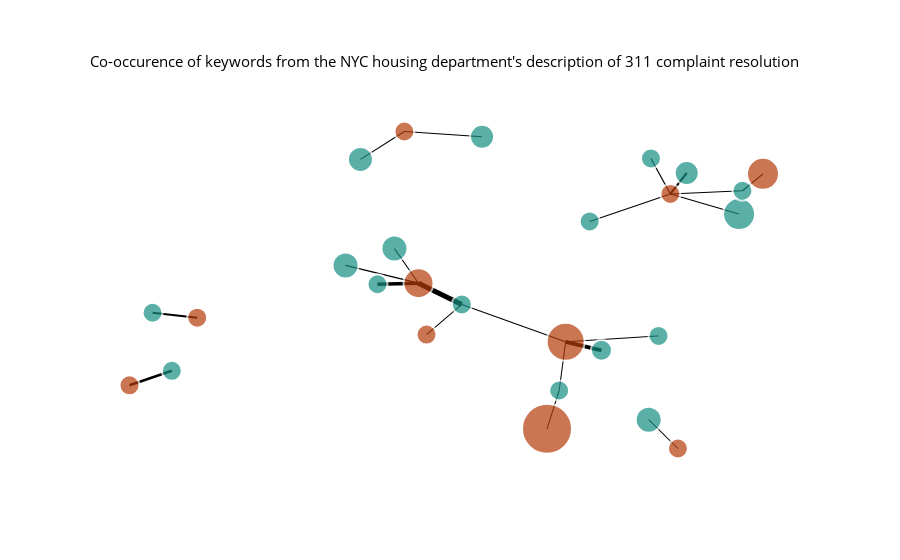

The notebook cell this image was saved under:
### Markdown cell above
### Plot the network

### Code cell
layout = go.Layout(
    paper_bgcolor='rgba(0,0,0,0)', # transparent background
    plot_bgcolor='rgba(0,0,0,0)', # transparent 2nd background
    xaxis =  {'showgrid': False, 'zeroline': False}, # no gridlines
    yaxis = {'showgrid': False, 'zeroline': False}, # no gridlines
    title = "Co-occurence of keywords from the NYC housing department's description of 311 complaint resolution",
    title_font_color="black",
    title_font_size = 15,
    title_x = .1,
    title_y = .9,

)

# Create figure
fig = go.Figure(layout = layout)

# Add all edge traces
for trace in edge_trace:
    fig.add_trace(trace)
    
# Add node trace
fig.add_trace(node_trace)

# Remove legend
fig.update_layout(showlegend = False)

# Remove tick labels
fig.update_xaxes(showticklabels = False)
fig.update_yaxes(showticklabels = False)

# Show figure
fig.show()

#Write to HTML
fig.write_html('output/network_process_outcome_{}.html'.format(which_variable))

### Figure 1 — Plotly figure (JSON) as saved in the notebook; plotly's stock layout.template omitted (floating-point values rounded to 4 significant figures)
{"data": [{"hoverinfo": "text", "line": {"color": "black", "width": 1.056}, "mode": "lines", "text": ["CLOSED THIS COMPLAINT ADMINISTRATIVELY--RESOLUTION PROCESS UNKNOWN: 1.055585596308955"], "type": "scatter", "x": [0.2435, 0.4558, null], "y": [0.352, 0.516, null]}, {"hoverinfo": "text", "line": {"color": "black", "width": 1.185}, "mode": "lines", "text": ["RESOLUTION PROCESS UNKNOWN--COMPLAINT CONDITIONS ARE STILL OPEN: 1.1846610779529212"], "type": "scatter", "x": [0.4558, 0.4047, null], "y": [0.516, 0.7272, null]}, {"hoverinfo": "text", "line": {"color": "black", "width": 1.088}, "mode": "lines", "text": ["RESOLUTION PROCESS UNKNOWN--IDENTIFIED POTENTIAL LEAD: 1.0878459646199279"], "type": "scatter", "x": [0.4558, 0.6367, null], "y": [0.516, 0.396, null]}, {"hoverinfo": "text", "line": {"color": "black", "width": 2.129}, "mode": "lines", "text": ["RESOLUTION PROCESS UNKNOWN--ORIGINAL COMPLAINT IS STILL OPEN: 2.1291060892040337"], "type": "scatter", "x": [0.4558, 0.4989, null], "y": [0.516, 0.6407, null]}, {"hoverinfo": "text", "line": {"color": "black", "width": 1.001}, "mode": "lines", "text": ["RESOLUTION PROCESS UNKNOWN--OUTCOME UNKNOWN CLOSED: 1.0012900519761714"], "type": "scatter", "x": [0.4558, 0.6455, null], "y": [0.516, 0.5349, null]}, {"hoverinfo": "text", "line": {"color": "black", "width": 1.028}, "mode": "lines", "text": ["COMPLAINT WAS ADDRESSED--CONTACTED AN OCCUPANT: 1.0278528796612765"], "type": "scatter", "x": [0.3987, 0.4758, null], "y": [-0.8281, -1, null]}, {"hoverinfo": "text", "line": {"color": "black", "width": 2.558}, "mode": "lines", "text": ["CONDITIONS WERE CORRECTED--CONTACTED A TENANT: 2.5575099049465218"], "type": "scatter", "x": [-0.8561, -0.9675, null], "y": [-0.5372, -0.6234, null]}, {"hoverinfo": "text", "line": {"color": "black", "width": 1}, "mode": "lines", "text": ["DID NOT HAVE ENOUGH TIME TO INSPECT--ATTEMPTED AND FAILED TO INVESTIGATE ORIGINAL PROPERTY: 1.0"], "type": "scatter", "x": [0.4248, 0.1803, null], "y": [-0.3295, -0.3647, null]}, {"hoverinfo": "text", "line": {"color": "black", "width": 1.034}, "mode": "lines", "text": ["ATTEMPTED AND FAILED TO INVESTIGATE ORIGINAL PROPERTY--NO VIOLATIONS WERE ISSUED: 1.0340174689815052"], "type": "scatter", "x": [0.1803, -0.09296, null], "y": [-0.3647, -0.142, null]}, {"hoverinfo": "text", "line": {"color": "black", "width": 3.787}, "mode": "lines", "text": ["ATTEMPTED AND FAILED TO INVESTIGATE ORIGINAL PROPERTY--NOT ABLE TO GAIN ACCESS: 3.7869475760512845"], "type": "scatter", "x": [0.1803, 0.2746, null], "y": [-0.3647, -0.4153, null]}, {"hoverinfo": "text", "line": {"color": "black", "width": 1.013}, "mode": "lines", "text": ["ATTEMPTED AND FAILED TO INVESTIGATE ORIGINAL PROPERTY--VIOLATION WAS ISSUED: 1.012864244134968"], "type": "scatter", "x": [0.1803, 0.1633, null], "y": [-0.3647, -0.6547, null]}, {"hoverinfo": "text", "line": {"color": "black", "width": 1.075}, "mode": "lines", "text": ["LITERATURE HAS BEEN MAILED--LITERATURE PREPARATION: 1.075045202831766"], "type": "scatter", "x": [-0.3597, -0.2442, null], "y": [0.7216, 0.8878, null]}, {"hoverinfo": "text", "line": {"color": "black", "width": 1.041}, "mode": "lines", "text": ["LITERATURE PREPARATION--LITERATURE WILL BE EMAILED WITHIN 24 HOURS: 1.0409121052900068"], "type": "scatter", "x": [-0.2442, -0.03973, null], "y": [0.8878, 0.8565, null]}, {"hoverinfo": "text", "line": {"color": "black", "width": 1.009}, "mode": "lines", "text": ["NO VIOLATIONS WERE ISSUED--AT THE TIME OF THE INSPECTION: 1.0086358663923323"], "type": "scatter", "x": [-0.09296, -0.1858, null], "y": [-0.142, -0.3213, null]}, {"hoverinfo": "text", "line": {"color": "black", "width": 5}, "mode": "lines", "text": ["NO VIOLATIONS WERE ISSUED--INSPECTED THE FOLLOWING CONDITIONS: 5.0"], "type": "scatter", "x": [-0.09296, -0.207, null], "y": [-0.142, -0.01549, null]}, {"hoverinfo": "text", "line": {"color": "black", "width": 1.001}, "mode": "lines", "text": ["INSPECTED THE FOLLOWING CONDITIONS--SECTION 8 FAILURE WAS ISSUED: 1.0006008150679886"], "type": "scatter", "x": [-0.207, -0.2703, null], "y": [-0.01549, 0.1905, null]}, {"hoverinfo": "text", "line": {"color": "black", "width": 3.395}, "mode": "lines", "text": ["INSPECTED THE FOLLOWING CONDITIONS--VIOLATIONS WERE ISSUED: 3.3954972878300937"], "type": "scatter", "x": [-0.207, -0.315, null], "y": [-0.01549, -0.02187, null]}, {"hoverinfo": "text", "line": {"color": "black", "width": 1.301}, "mode": "lines", "text": ["INSPECTED THE FOLLOWING CONDITIONS--VIOLATIONS WERE PREVIOUSLY ISSUED: 1.3005367659145142"], "type": "scatter", "x": [-0.207, -0.399, null], "y": [-0.01549, 0.09024, null]}, {"hoverinfo": "text", "line": {"color": "black", "width": 1.187}, "mode": "lines", "text": ["OUTCOME UNKNOWN CLOSED--CONDUCTED OR ATTEMPTED TO CONDUCT AN INSPECTION: 1.1871731651051143"], "type": "scatter", "x": [0.6455, 0.6996, null], "y": [0.5349, 0.6355, null]}, {"hoverinfo": "text", "line": {"color": "black", "width": 1.983}, "mode": "lines", "text": ["RESTORED--ADVISED BY A TENANT IN THE BUILDING: 1.9832712680031968"], "type": "scatter", "x": [-0.9069, -0.7893, null], "y": [-0.1916, -0.2211, null]}, {"hoverinfo": "text", "line": {"color": "black", "width": 1.012}, "mode": "lines", "text": ["VIOLATION WAS ISSUED--BY INSPECTING ANOTHER APARTMENT: 1.01183945767938"], "type": "scatter", "x": [0.1633, 0.1312, null], "y": [-0.6547, -0.8825, null]}, {"hoverinfo": "text", "marker": {"color": ["#148E82", "#B53C09", "#148E82", "#148E82", "#B53C09", "#148E82", "#B53C09", "#148E82", "#B53C09", "#148E82", "#148E82", "#B53C09", "#148E82", "#148E82", "#B53C09", "#B53C09", "#148E82", "#148E82", "#148E82", "#B53C09", "#148E82", "#B53C09", "#148E82", "#148E82", "#B53C09", "#148E82", "#148E82"], "line": {"width": 2}, "size": [20, 20, 20, 26, 20, 20, 20, 20, 38, 32, 25, 20, 24, 20, 20, 30, 21, 24, 20, 32, 20, 20, 26, 20, 50, 20, 26]}, "mode": "markers", "text": ["CLOSED THIS COMPLAINT ADMINISTRATIVELY", "RESOLUTION PROCESS UNKNOWN", "COMPLAINT CONDITIONS ARE STILL OPEN", "COMPLAINT WAS ADDRESSED", "CONTACTED AN OCCUPANT", "CONDITIONS WERE CORRECTED", "CONTACTED A TENANT", "DID NOT HAVE ENOUGH TIME TO INSPECT", "ATTEMPTED AND FAILED TO INVESTIGATE ORIGINAL PROPERTY", "IDENTIFIED POTENTIAL LEAD", "LITERATURE HAS BEEN MAILED", "LITERATURE PREPARATION", "LITERATURE WILL BE EMAILED WITHIN 24 HOURS", "NO VIOLATIONS WERE ISSUED", "AT THE TIME OF THE INSPECTION", "INSPECTED THE FOLLOWING CONDITIONS", "NOT ABLE TO GAIN ACCESS", "ORIGINAL COMPLAINT IS STILL OPEN", "OUTCOME UNKNOWN CLOSED", "CONDUCTED OR ATTEMPTED TO CONDUCT AN INSPECTION", "RESTORED", "ADVISED BY A TENANT IN THE BUILDING", "SECTION 8 FAILURE WAS ISSUED", "VIOLATION WAS ISSUED", "BY INSPECTING ANOTHER APARTMENT", "VIOLATIONS WERE ISSUED", "VIOLATIONS WERE PREVIOUSLY ISSUED"], "textposition": "top center", "type": "scatter", "x": [0.2435, 0.4558, 0.4047, 0.3987, 0.4758, -0.8561, -0.9675, 0.4248, 0.1803, 0.6367, -0.3597, -0.2442, -0.03973, -0.09296, -0.1858, -0.207, 0.2746, 0.4989, 0.6455, 0.6996, -0.9069, -0.7893, -0.2703, 0.1633, 0.1312, -0.315, -0.399], "y": [0.352, 0.516, 0.7272, -0.8281, -1, -0.5372, -0.6234, -0.3295, -0.3647, 0.396, 0.7216, 0.8878, 0.8565, -0.142, -0.3213, -0.01549, -0.4153, 0.6407, 0.5349, 0.6355, -0.1916, -0.2211, 0.1905, -0.6547, -0.8825, -0.02187, 0.09024]}], "layout": {"paper_bgcolor": "rgba(0,0,0,0)", "plot_bgcolor": "rgba(0,0,0,0)", "showlegend": false, "title": {"font": {"color": "black", "size": 15}, "text": "Co-occurence of keywords from the NYC housing department's description of 311 complaint resolution", "x": 0.1, "y": 0.9}, "xaxis": {"showgrid": false, "showticklabels": false, "zeroline": false}, "yaxis": {"showgrid": false, "showticklabels": false, "zeroline": false}}}
